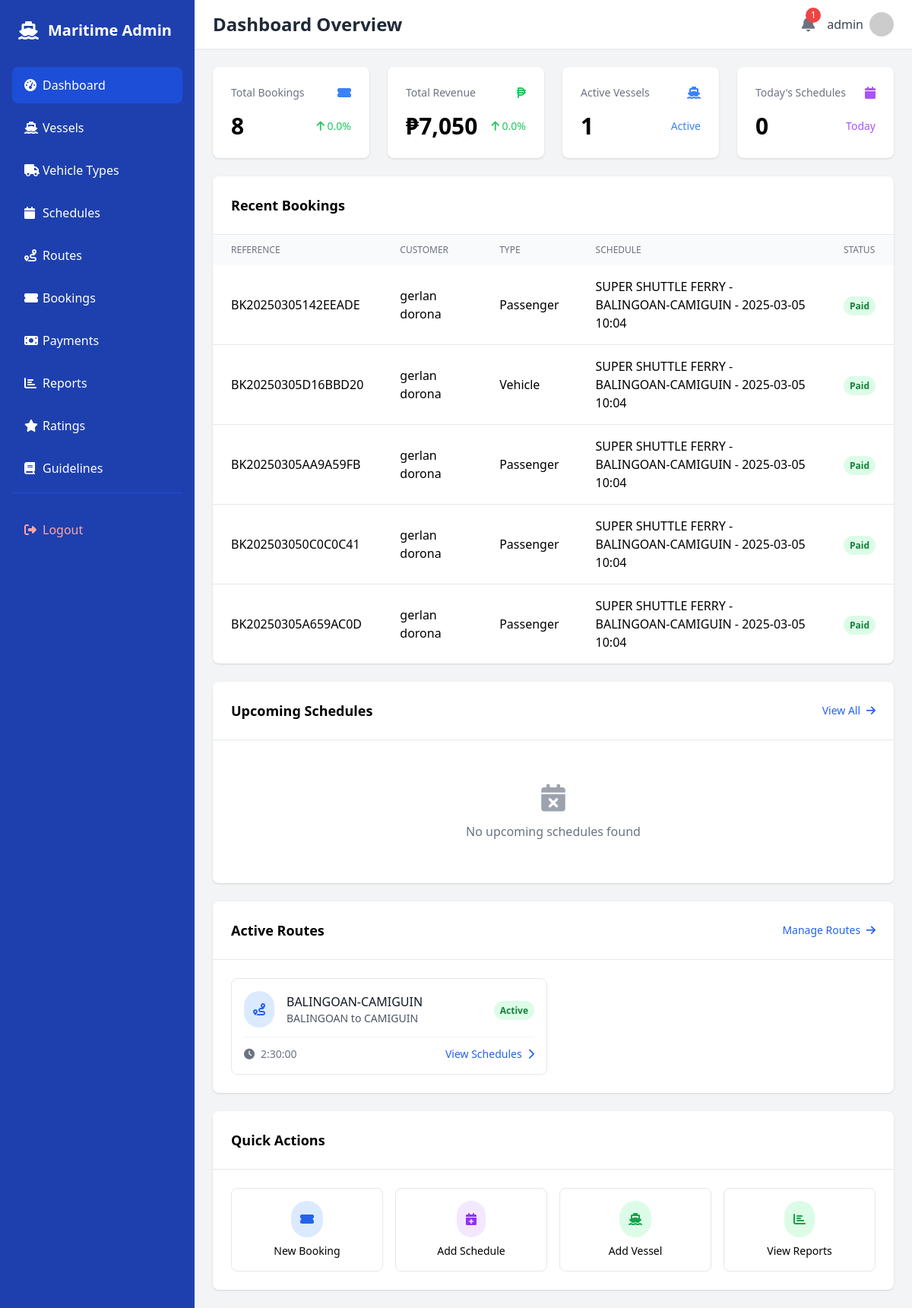
Before: /dashboard/ (signed in) with the older database file.
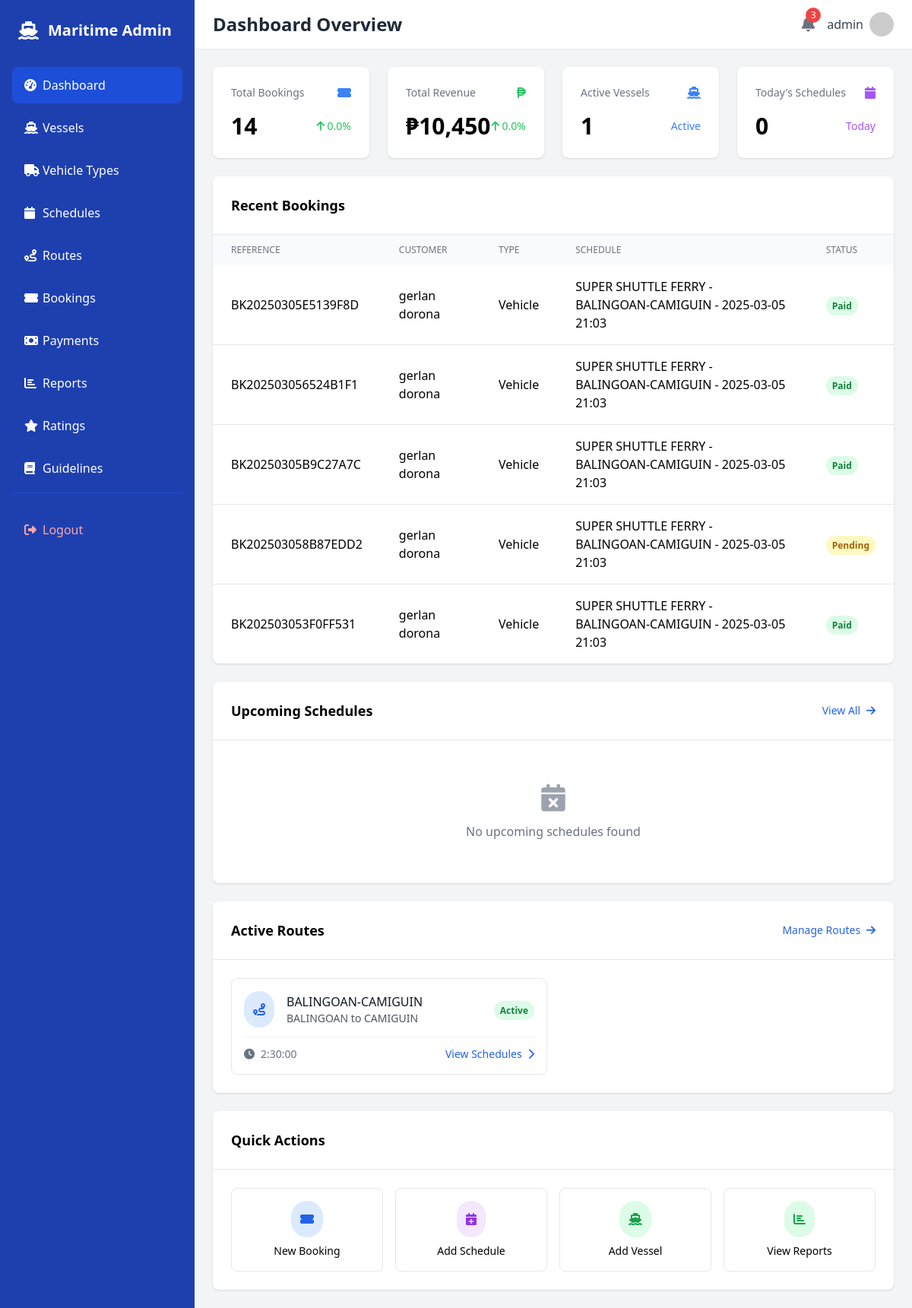
After: the same page with the newer database file.
### trip/models.py (models this page shows, shortened)
class Booking(models.Model):
    STATUS_CHOICES = [
        ('pending', 'Pending'),
        ('confirmed', 'Confirmed'),
        ('cancelled', 'Cancelled'),
        ('completed', 'Completed')
    ]
    booking_reference = models.CharField(max_length=10, unique=True)
    BOOKING_TYPE_CHOICES = [
        ('passenger', 'Passenger'),
        ('vehicle', 'Vehicle'),
    ]
    booking_type = models.CharField(
        max_length=10,
        choices=BOOKING_TYPE_CHOICES,
        default='passenger'
    )
    full_name = models.CharField(max_length=200)
    contact_number = models.CharField(max_length=15)
    email = models.EmailField()
    schedule = models.ForeignKey(Schedule, on_delete=models.CASCADE)
    is_paid = models.BooleanField(default=False)
    booking_reference = models.CharField(max_length=20, unique=True, blank=True)
    qr_code = models.ImageField(upload_to='qr_codes/', blank=True, null=True)
    created_at = models.DateTimeField(auto_now_add=True)
    number_of_passengers = models.PositiveIntegerField(
        default=1,
        validators=[MinValueValidator(1)]
    )
    vehicle_type = models.ForeignKey(
        VehicleType,
        on_delete=models.SET_NULL,
        null=True,
        blank=True
    )
    plate_number = models.CharField(
        max_length=20,
        blank=True,
        null=True
    )
    occupant_count = models.PositiveIntegerField(
        default=1,
        validators=[MinValueValidator(1)]
    )
    cargo_weight = models.FloatField(
        default=0.0,
        help_text="Total cargo weight in metric tons."
    )
    adult_passengers = models.PositiveIntegerField(
        default=0,
        validators=[MinValueValidator(0)]
    )
    child_passengers = models.PositiveIntegerField(
        default=0,
        validators=[MinValueValidator(0)]
    )
    adult_fare_rate = models.DecimalField(
        max_digits=10,
        decimal_places=2,
        validators=[MinValueValidator(0)]
    )
    child_fare_rate = models.DecimalField(
        max_digits=10,
        decimal_places=2,
        validators=[MinValueValidator(0)]
    )
    total_fare = models.DecimalField(
        max_digits=10,
        decimal_places=2,
        validators=[MinValueValidator(0)]
    )

class Schedule(models.Model):
    vessel = models.ForeignKey(Vessel, on_delete=models.CASCADE)
    route = models.ForeignKey(Route, on_delete=models.CASCADE)
    departure_datetime = models.DateTimeField()
    arrival_datetime = models.DateTimeField()
    available_seats = models.PositiveIntegerField()
    available_cargo_space = models.FloatField()
    adult_fare = models.DecimalField(
        max_digits=10,
        decimal_places=2,
        validators=[MinValueValidator(0)],
        help_text="Adult passenger fare rate"
    )
    child_fare = models.DecimalField(
        max_digits=10,
        decimal_places=2,
        validators=[MinValueValidator(0)],
        help_text="Child passenger fare rate (ages 3-11)"
    )
    STATUS_CHOICES = [
        ('scheduled', 'Scheduled'),
        ('in_progress', 'In Progress'),
        ('completed', 'Completed'),
        ('canceled', 'Canceled'),
    ]
    status = models.CharField(max_length=20, choices=STATUS_CHOICES, default='scheduled')
    notes = models.TextField(blank=True, null=True)
    def __str__(self):
        return f"{self.vessel.name} - {self.route.name} - {self.departure_datetime.strftime('%Y-%m-%d %H:%M')}"

class Vessel(models.Model):
    name = models.CharField(max_length=100)
    capacity_passengers = models.PositiveIntegerField()
    capacity_cargo = models.FloatField(help_text="Capacity in metric tons")
    active = models.BooleanField(default=True)

class Route(models.Model):
    name = models.CharField(max_length=100)
    origin = models.CharField(max_length=100)
    destination = models.CharField(max_length=100)
    distance = models.FloatField(
        help_text="Distance in nautical miles",
        validators=[MinValueValidator(0.1)]
    )
    estimated_duration = models.DurationField(
        help_text="Estimated travel duration (HH:MM:SS)"
    )
    active = models.BooleanField(default=True)
    description = models.TextField(blank=True, null=True)
    created_by = models.ForeignKey(
        'auth.User',
        on_delete=models.SET_NULL,
        null=True,
        blank=True,
        related_name='created_routes'
    )

### trip/views.py (the view)
# urls.py: path('dashboard/', views.dashboard_home, name='dashboard'),
@login_required
@staff_member_required
@login_required
@staff_member_required
def dashboard_home(request):
    today = timezone.now().date()
    current_date = timezone.now()
    thirty_days_ago = current_date - timezone.timedelta(days=30)
    previous_month_bookings = Booking.objects.filter(
        created_at__lt=thirty_days_ago
    ).count()
    current_month_bookings = Booking.objects.filter(
        created_at__gte=thirty_days_ago
    ).count()
    booking_growth = (
        ((current_month_bookings - previous_month_bookings) / previous_month_bookings * 100)
        if previous_month_bookings > 0 else 0
    )
    previous_month_revenue = Payment.objects.filter(
        payment_date__lt=thirty_days_ago
    ).aggregate(total=models.Sum('amount_paid'))['total'] or 0
    current_month_revenue = Payment.objects.filter(
        payment_date__gte=thirty_days_ago
    ).aggregate(total=models.Sum('amount_paid'))['total'] or 0
    revenue_growth = (
        ((current_month_revenue - previous_month_revenue) / previous_month_revenue * 100)
        if previous_month_revenue > 0 else 0
    )
    active_routes_list = Route.objects.filter(
        active=True
    ).annotate(
        schedule_count=models.Count('schedule')
    ).order_by('-schedule_count')[:4]
    upcoming_schedules = Schedule.objects.select_related(
        'vessel',
        'route'
    ).filter(
        departure_datetime__gte=timezone.now(),
        status='scheduled'
    ).order_by('departure_datetime')[:6]
    for schedule in upcoming_schedules:
        schedule.available_seats = schedule.get_available_seats()
        schedule.available_cargo_space = schedule.get_available_cargo_space()
    recent_bookings = Booking.objects.select_related(
        'schedule',
        'schedule__route'
    ).order_by('-created_at')[:5]
    total_revenue = Payment.objects.aggregate(
        total=models.Sum('amount_paid')
    )['total'] or 0
    context = {
        'total_bookings': Booking.objects.count(),
        'booking_growth': booking_growth,
        'total_revenue': total_revenue,
        'revenue_growth': revenue_growth,
        'active_vessels': Vessel.objects.filter(active=True).count(),
        'todays_schedules': Schedule.objects.filter(
            departure_datetime__date=today,
            status='scheduled'
        ).count(),
        'recent_bookings': recent_bookings,
        'upcoming_schedules': upcoming_schedules,
        'active_routes_list': active_routes_list,
        'vehicle_types': VehicleType.objects.all(),
    }
    return render(request, 'dashboard/home.html', context)

### trip/views.py (called while the page is built)
def get_notification_context(request):
    if request.user.is_authenticated:
        pending_payments_count = Booking.objects.filter(is_paid=False).count()
        return {
            'pending_payments_count': pending_payments_count
        }
    return {'pending_payments_count': 0}

### templates/dashboard/home.html (shortened to what the changed rows need)
{% extends 'dashboard/base.html' %}
{% load humanize%}
{% block header %}Dashboard Overview{% endblock %}
{% block content %}
<div class="grid grid-cols-1 md:grid-cols-2 lg:grid-cols-4 gap-6 mb-6">
    <div class="bg-white rounded-lg shadow p-6">
        <div class="flex items-center justify-between">
            <span class="text-3xl font-bold">{{ total_bookings }}</span>
            <span class="{% if booking_growth >= 0 %}text-green-500{% else %}text-red-500{% endif %} text-sm">
                <i class="fas fa-arrow-{% if booking_growth >= 0 %}up{% else %}down{% endif %}"></i>
                {{ booking_growth|floatformat:1|cut:'-' }}%
            </span>
        </div>
    </div>
    <div class="bg-white rounded-lg shadow p-6">
        <div class="flex items-center justify-between">
            <span class="text-3xl font-bold">₱{{ total_revenue|intcomma }}</span>
            <span class="{% if revenue_growth >= 0 %}text-green-500{% else %}text-red-500{% endif %} text-sm">
                <i class="fas fa-arrow-{% if revenue_growth >= 0 %}up{% else %}down{% endif %}"></i>
                {{ revenue_growth|floatformat:1|cut:'-' }}%
            </span>
        </div>
    </div>
</div>
<div class="bg-white rounded-lg shadow mb-6">
    <div class="p-6 border-b">
        <h2 class="text-lg font-semibold">Recent Bookings</h2>
    </div>
    <div class="overflow-x-auto">
        <table class="w-full">
            <thead class="bg-gray-50">
                <tr>
                    <th class="px-6 py-3 text-left text-xs font-medium text-gray-500 uppercase">Reference</th>
                    <th class="px-6 py-3 text-left text-xs font-medium text-gray-500 uppercase">Customer</th>
                    <th class="px-6 py-3 text-left text-xs font-medium text-gray-500 uppercase">Type</th>
                    <th class="px-6 py-3 text-left text-xs font-medium text-gray-500 uppercase">Schedule</th>
                    <th class="px-6 py-3 text-left text-xs font-medium text-gray-500 uppercase">Status</th>
                </tr>
            </thead>
            <tbody class="divide-y divide-gray-200">
                {% for booking in recent_bookings %}
                <tr>
                    <td class="px-6 py-4">{{ booking.booking_reference }}</td>
                    <td class="px-6 py-4">{{ booking.full_name }}</td>
                    <td class="px-6 py-4">{{ booking.get_booking_type_display }}</td>
                    <td class="px-6 py-4">{{ booking.schedule }}</td>
                    <td class="px-6 py-4">
                        {% if booking.is_paid %}
                        <span class="px-2 py-1 text-xs font-semibold text-green-700 bg-green-100 rounded-full">Paid</span>
                        {% else %}
                        <span class="px-2 py-1 text-xs font-semibold text-yellow-700 bg-yellow-100 rounded-full">Pending</span>
                        {% endif %}
                    </td>
                </tr>
                {% endfor %}
            </tbody>
        </table>
    </div>
</div>
<div class="bg-white rounded-lg shadow">
    <div class="p-6 border-b flex justify-between items-center">
        <h2 class="text-lg font-semibold">Upcoming Schedules</h2>
    </div>
</div>
<div class="bg-white rounded-lg shadow mt-6">
    <div class="p-6 border-b flex justify-between items-center">
        <h2 class="text-lg font-semibold">Active Routes</h2>
    </div>
    <div class="p-6">
        <div class="grid grid-cols-1 md:grid-cols-2 gap-4">
            {% for route in active_routes_list|slice:":4" %}
            <div class="border rounded-lg p-4">
                <div class="flex items-center justify-between mb-2">
                    <div class="flex items-center">
                        <div class="bg-blue-100 rounded-full p-3 mr-4">
                            <i class="fas fa-route text-blue-600"></i>
                        </div>
                        <div>
                            <h3 class="font-medium text-gray-900">{{ route.name }}</h3>
                            <p class="text-sm text-gray-600">{{ route.origin }} to {{ route.destination }}</p>
                        </div>
                    </div>
                    <div class="text-right">
                        <span class="px-2 py-1 text-xs font-semibold text-green-700 bg-green-100 rounded-full">Active</span>
                    </div>
                </div>
                <div class="mt-3 pt-3 border-t border-gray-100">
                    <div class="flex justify-between items-center text-sm text-gray-500">
                        <span><i class="fas fa-clock mr-2"></i>{{ route.estimated_duration }}</span>
                        <a href="{% url 'schedules' %}?route={{ route.id }}" class="text-blue-600 hover:text-blue-800">
                            View Schedules <i class="fas fa-chevron-right ml-1"></i>
                        </a>
                    </div>
                </div>
            </div>
            {% endfor %}
        </div>
    </div>
</div>
<div class="bg-white rounded-lg shadow mt-6">
    <div class="p-6 border-b">
        <h2 class="text-lg font-semibold">Quick Actions</h2>
    </div>
</div>
{% endblock %}

### templates/dashboard/base.html (shortened to what the changed rows need)
<!DOCTYPE html>
<html lang="en">
<head>
    <script src="https://cdn.tailwindcss.com"></script>
    <link rel="stylesheet" href="https://cdnjs.cloudflare.com/ajax/libs/font-awesome/6.4.2/css/all.min.css">
</head>
<body class="bg-gray-100">
    <div class="flex min-h-screen">
        <div class="flex-1">
            <header class="bg-white shadow-sm">
                <div class="flex items-center justify-between px-6 py-4">
                    <h1 class="text-2xl font-bold text-gray-800">{% block header %}{% endblock %}</h1>
                    <div class="flex items-center space-x-4">
                        <div class="relative">
                            <button
                                class="text-gray-500 hover:text-gray-700"
                                hx-get="{% url 'get_notifications' %}"
                                hx-target="#notifications-dropdown"
                                hx-trigger="click"
                                onclick="toggleNotifications()">
                                <i class="fas fa-bell text-xl"></i>
                                {% if pending_payments_count > 0 %}
                                <span class="absolute -top-2 -right-2 bg-red-500 text-white text-xs rounded-full w-5 h-5 flex items-center justify-center">
                                    {{ pending_payments_count }}
                                </span>
                                {% endif %}
                            </button>
                        </div>
                    </div>
                </div>
            </header>
            <main class="p-6">
                {% block content %}{% endblock %}
            </main>
        </div>
    </div>
</body>
</html>

Changed rows visible on the page:
no longer on this page (row unchanged): Booking: booking_reference "BK20250305142EEADE", full_name "gerlan dorona", booking_type "Passenger", schedule "SUPER SHUTTLE FERRY - BALINGOAN-CAMIGUIN - 2025-03-05 10:04", is_paid "Paid"
no longer on this page (row unchanged): Booking: booking_reference "BK20250305D16BBD20", full_name "gerlan dorona", booking_type "Vehicle", schedule "SUPER SHUTTLE FERRY - BALINGOAN-CAMIGUIN - 2025-03-05 10:04", is_paid "Paid"
no longer on this page (row unchanged): Booking: booking_reference "BK20250305AA9A59FB", full_name "gerlan dorona", booking_type "Passenger", schedule "SUPER SHUTTLE FERRY - BALINGOAN-CAMIGUIN - 2025-03-05 10:04", is_paid "Paid"
no longer on this page (row unchanged): Booking: booking_reference "BK202503050C0C0C41", full_name "gerlan dorona", booking_type "Passenger", schedule "SUPER SHUTTLE FERRY - BALINGOAN-CAMIGUIN - 2025-03-05 10:04", is_paid "Paid"
no longer on this page (row unchanged): Booking: booking_reference "BK20250305A659AC0D", full_name "gerlan dorona", booking_type "Passenger", schedule "SUPER SHUTTLE FERRY - BALINGOAN-CAMIGUIN - 2025-03-05 10:04", is_paid "Paid"
added Booking: booking_reference "BK20250305E5139F8D", full_name "gerlan dorona", booking_type "Vehicle", schedule "SUPER SHUTTLE FERRY - BALINGOAN-CAMIGUIN - 2025-03-05 21:03", is_paid "Paid"
added Booking: booking_reference "BK202503056524B1F1", full_name "gerlan dorona", booking_type "Vehicle", schedule "SUPER SHUTTLE FERRY - BALINGOAN-CAMIGUIN - 2025-03-05 21:03", is_paid "Paid"
added Booking: booking_reference "BK20250305B9C27A7C", full_name "gerlan dorona", booking_type "Vehicle", schedule "SUPER SHUTTLE FERRY - BALINGOAN-CAMIGUIN - 2025-03-05 21:03", is_paid "Paid"
added Booking: booking_reference "BK202503058B87EDD2", full_name "gerlan dorona", booking_type "Vehicle", schedule "SUPER SHUTTLE FERRY - BALINGOAN-CAMIGUIN - 2025-03-05 21:03", is_paid "Pending"
added Booking: booking_reference "BK202503053F0FF531", full_name "gerlan dorona", booking_type "Vehicle", schedule "SUPER SHUTTLE FERRY - BALINGOAN-CAMIGUIN - 2025-03-05 21:03", is_paid "Paid"
Other visible differences:
{{ pending_payments_count }}: "1" → "3"
{{ total_bookings }}: "8" → "14"
{{ total_revenue|intcomma }}: "7,050" → "10,450"
